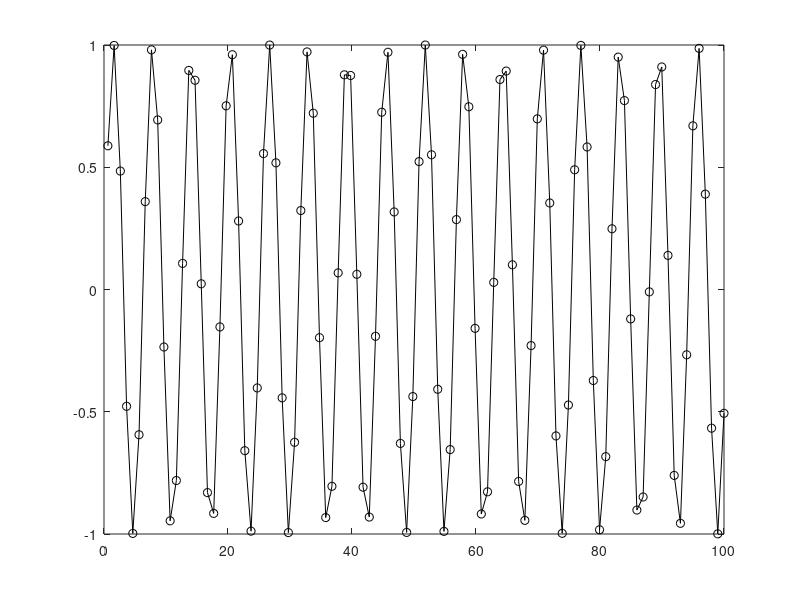

The MATLAB script that drew this image:
clear; clc; %workspace clear, commandwindow clear


%{
    for variable = init_value : (add): end_value
        sentence 1
    end
%}

for x=0:0.5:1
    a=2^x;
end

for k=5:-2:1
    b = k 
end    

%{ 
b= 5
   b= 3
   b= 1
%}

%{
    if condition1
        sentence 1
 [  elseif condition 2  ]
 [      sentence 2      ] infty
    else 
        sentence 2
    end
%}

a=3;            % c=5; 
if a<1
    b= a+1
else
    c= a+2
end
       
a=3;
if a<1
    b=a+1
elseif a<3
    c=a+2
else
    d=a+3
end

%{
    while condition1
            sentence
    end
%}

a=1;            % result: a=2 / a=3/ a=4
while a < 4
    a = a +1
end

%{
    
switch condition
    case condition1
        sentence
    case condition2
        sentence
    otherwise
        sentence
    end
%}

i=1;
switch i
    case 1.5
        b = 2
    case 2
        b = 3
    otherwise
        b = 5
end

% linspace(init, last, #points)
x = linspace(0,5,6) % 0 1 2 3 4 5
y = linspace(-1,1,5) % -1  -0.5  0  0.5  1
%  (last - init)/(#points - 1) = 간격

x = linspace(0.2*pi,100);
y = sin(x);

plot(x,y,'ko-')







